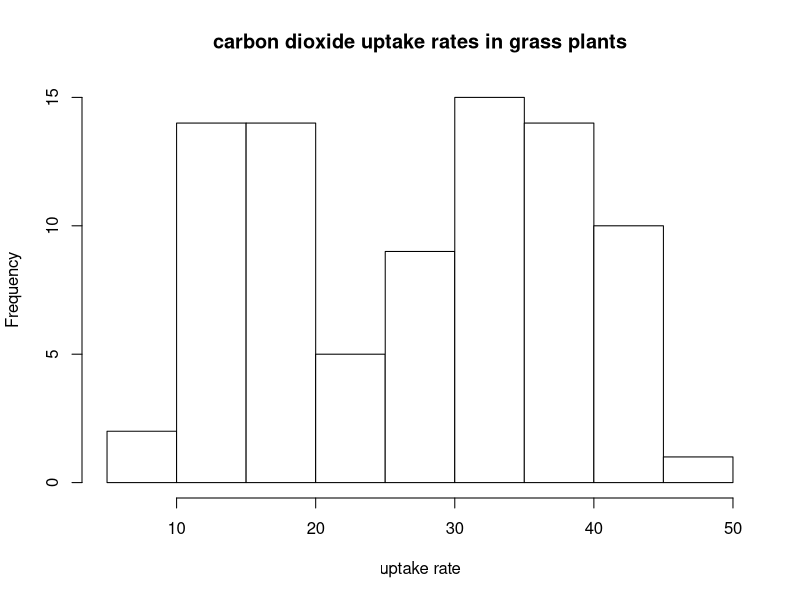
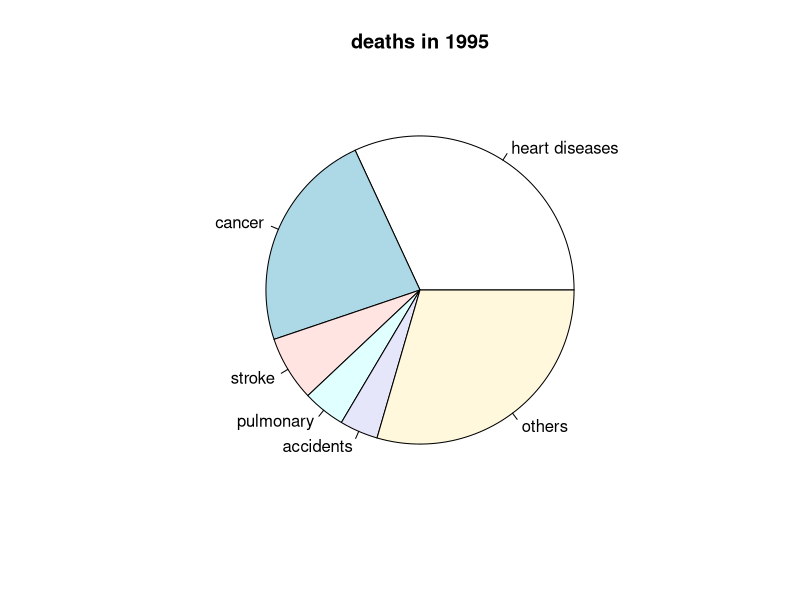

R code for these plots, in order:
# study for the midterm tomorrow (4/21)

8/2-2*(2-3) # 6

sqrt(1024) # 32

options(prompt = "R> ")

obj <- "midterm tomorrow!"
obj

# suitable comment

###################

x <- c(5,7,3,10,1,7,19,5,2)
x[4] # 10
x[5:7] # 1 7 19
median(x) # 5
length(x) # 9

y <- rep(6, 7) # 6 6 6 6 6 6 6
z <- c(rep(3, 3), rep(4,3), rep(6,3)) # 3 3 3 4 4 4 6 6 6

p <- c(2,3,4,6,6)
q <- c(7,2,4,3,2)
p+q # 9 5 8 9 8
sum(p+q) # 39

x <- c(-50:-54, -53:-50) # -50 -51 -52 -53 -54 -53 -52 -51 -50

rep(1:3, each = 2, length = 5) # 1 1 2 2 3

###################

x <- c(5,7,3,10,1)
x[3] # 3
x[-2] # 5 3 10 1
x[c(2,3,5)] # 7 3 1
x[4] <- 17
x # 5 7 3 17 1
x[c(1,3)] <- 4
x # 4 7 4 17 1

x <- c(1,2,3,7,6,8,3,12,0,17)
length(x) # 10
sort(x, decreasing = TRUE) # 17 12 8 7 6 3 3 2 1 0
mean(x) # 5.9

print("PSTAT 10 HW 1 Question 3", quote = FALSE) # PSTAT 10 HW 1 Question 3

seq(2.25, 3, 0.25) # 2.25 2.50 2.75 3.00

rep(1:4, each = 3, length= 10) # 1 1 1 2 2 2 3 3 3 4

sum(c(10:50),c(75:100)) # 3505

x <- c(1:6)
y <- c(seq(10, 60, 10))
x + y # 11 22 33 44 55 66

z <- c(1.0,2.0,4.6,5.5)
class(z) # numeric
as.integer(z) # 1 2 4 5
as.logical(z) # TRUE TRUE TRUE TRUE
as.character(z) # "1" "2" "4.6" "5.5"

A <- c("PSTAT 10")
B <- c("HOMEWORK 1, Q9")
paste(A,B) # "PSTAT 10 HOMEWORK 1, Q9
A == B # FALSE

###################

hist(CO2$uptake, breaks = "sturges", col="white",
     xlab="uptake rate", main = paste("carbon dioxide uptake rates in grass plants"))

x <- c(738, 538, 158, 103, 93, 682)
labels <- c("heart diseases", "cancer", "stroke", "pulmonary", "accidents", "others")
pie(x, labels, main = "deaths in 1995")

x <- c(9,9,22,32,33,39,39,42,49,52,58,70)
stem(x, scale=2)

min(state.area) # 1214
max(state.area) # 589757
mean(state.area) # 72367.98
median(state.area) # 56222
max(state.area) - min(state.area) # 588543

x <- c(2,3,3,3,4,2,5,NA,10)
mean(x, na.rm = TRUE) # 4
table(x) # mode is 3

###################

m <- matrix(1:12, nrow = 4, ncol = 3, byrow = FALSE)
rownames <- c("a", "b", "c", "d")
colnames <- c("x", "y", "z")
m <- matrix(1:12, nrow = 4, ncol = 3, byrow = FALSE, dimnames = list(rownames, colnames))
m # with added row and column names
m[,1] # column one
m[3,1] # third row, column one

a <- c(1,2,3)
b <- c(6,7,8)
c <- array(c(a, b), dim=c(3,2))
is.matrix(c) # TRUE

x <- matrix(nrow = 2, ncol = 3, byrow = FALSE)
x # empty two by three matrix

v1 <- c(1,3,4,5)
v2 <- c(10:15)
new.array <- array(c(v1,v2), dim = c(3,3,2))
new.array

v <- c(10, 20, 30, 20, 20, 25, 9, 26)
v
min(v) # 9 
max(v) # 30

alist <- list("PSTAT 10", 2024, 300, "ILP 1202")
alist[[4]] <- "ILP 1203" # replaced
print(alist)

###################

# continue tomorrow morning!

x <- matrix(1:12, nrow = 4, ncol = 3, byrow = FALSE)
x
x[2,]
x[,2] # self intuitive